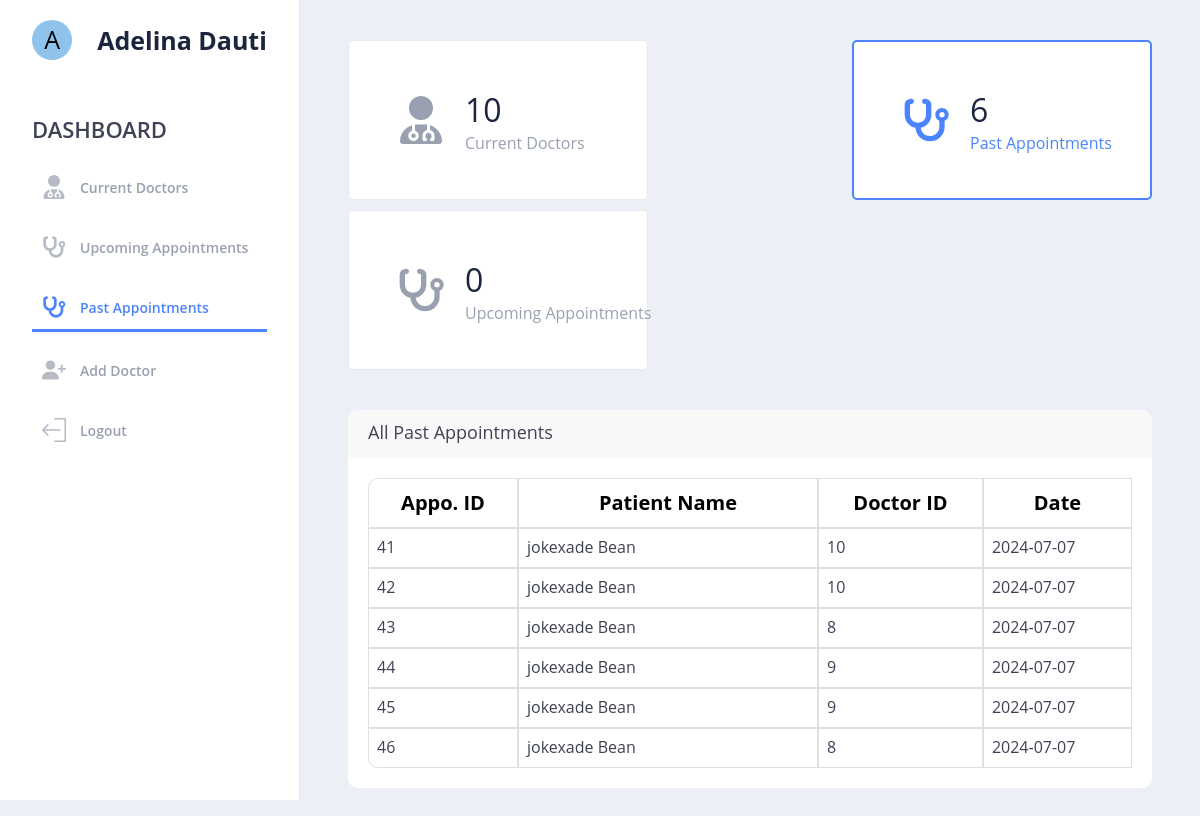
Screenshot of /admin/pastappointments.php (signed in) with the database file from the repository.
### tables this page shows
CREATE TABLE IF NOT EXISTS `appointments` (
  `appointment_id` int NOT NULL AUTO_INCREMENT,
  `user_id` int NOT NULL,
  `doctor_id` int NOT NULL,
  `patient_name` varchar(255) NOT NULL,
  `appointment_date` date NOT NULL,
  `created_at` timestamp NOT NULL DEFAULT CURRENT_TIMESTAMP,
  PRIMARY KEY (`appointment_id`),
  KEY `doctor_id` (`doctor_id`),
  KEY `user_id` (`user_id`)
);

### admin/pastappointments.php (the view, shortened to what this page needs)
<?php
if (isset($_SESSION["admin"])) {
?>
    <!DOCTYPE html>
    <html lang="en">
    <head>
        <link rel="stylesheet" href="https://cdnjs.cloudflare.com/ajax/libs/font-awesome/5.15.4/css/all.min.css" />
        <link rel="stylesheet" href="https://cdnjs.cloudflare.com/ajax/libs/font-awesome/4.7.0/css/font-awesome.min.css" />
        <link rel="stylesheet" href="admin_css/style.css" />
    </head>
    <body>
        <div class="dashboard">
            <header id="myLinks" class="menu-wrap">
                <div class="user">
                    <div class="user">
                        <div class="user-avatar">
                            <?php
                            if (isset($_SESSION['adminfullname'])) {
                                $first_letter = substr($_SESSION['adminfullname'], 0, 1);
                                echo strtoupper($first_letter);
                            }
                            ?>
                        </div>
                        <h1><?php if (isset($_SESSION["adminfullname"])) {
                                echo $_SESSION["adminfullname"];
                            }; ?></h1>
                    </div>
                </div>
                <nav>
                    <section class="manage">
                        <h2>Dashboard</h2>
                        <ul>
                            <li>
                                <a href="dashboard.php">
                                    Current Doctors
                                </a>
                            </li>
                            <li>
                                <a href="upcomingappointments.php">
                                    Upcoming Appointments
                                </a>
                            </li>
                            <li class="active">
                                <a href="pastappointments.php" style="color: #4b84fe;">
                                    Past Appointments
                                </a>
                            </li>
                            <li>
                                <a href="crud/add_doctor.php">
                                    Add Doctor
                                </a>
                            </li>
                            <li>
                                <?php if (isset($_SESSION["admin"])) { ?>
                                    <a class="btn" href="../validate/logout.php">
                                        Logout</a>
                                <?php } ?>
                            </li>
                        </ul>
                    </section>
                </nav>
            </header>
            <main class="content-wrap">
                <div class="content">
                    <?php
                    require_once "../validate/connect.php";
                    $sql = "SELECT COUNT(doctor_id) AS doctor_count FROM doctors";
                    $result = mysqli_query($connect, $sql);
                    $row = mysqli_fetch_assoc($result);
                    $currentDate = date("Y-m-d");
                    $sqlAppointments = "SELECT COUNT(appointment_id) AS appointment_count FROM appointments WHERE appointment_date > '$currentDate'";
                    $resultAppointments = mysqli_query($connect, $sqlAppointments);
                    $rowAppointments = mysqli_fetch_assoc($resultAppointments);
                    $sqlTodayAppointments = "SELECT COUNT(appointment_id) AS past_appointment_count FROM appointments WHERE appointment_date < '$currentDate'";
                    $resultTodayAppointments = mysqli_query($connect, $sqlTodayAppointments);
                    $rowTodayAppointments = mysqli_fetch_assoc($resultTodayAppointments);
                    ?>
                    <section class="info-boxes">
                        <a style="text-decoration: none;" href="dashboard.php">
                            <div class="info-box">
                                <div class="box-icon">
                                </div>
                                <div class="box-content">
                                    <span class="big"><?php echo $row["doctor_count"]; ?></span>
                                    Current Doctors
                                </div>
                            </div>
                        </a>
                        <a style="text-decoration: none;" href="#today-controls">
                            <div class="info-box active">
                                <div class="box-icon">
                                </div>
                                <div class="box-content">
                                    <span class="big"><?php echo $rowTodayAppointments["past_appointment_count"]; ?></span>
                                    Past Appointments
                                </div>
                            </div>
                        </a>
                        <a style="text-decoration: none;" href="#upcoming-controls">
                            <div class="info-box">
                                <div class="box-icon">
                                </div>
                                <div class="box-content">
                                    <span class="big"><?php echo $rowAppointments["appointment_count"]; ?></span>
                                    Upcoming Appointments
                                </div>
                            </div>
                        </a>
                    </section>
                    <section class="doctors-info" style="padding: 0 0 40px 0">
                        <div class="table-doctors">
                            <h4>All Past Appointments</h4>
                            <table cellspacing="0" class="table table-bordered">
                                <thead>
                                    <tr>
                                        <th class="column-appointmentId">Appo. ID</th>
                                        <th class="column-pacientName">Patient Name</th>
                                        <th class="column-doctorID">Doctor ID</th>
                                        <th class="column-appointmentDate">Date</th>
                                    </tr>
                                </thead>
                                <tbody>
                                    <?php
                                    require_once "../validate/connect.php";
                                    $currentTodayDate = date("Y-m-d");
                                    $sqlTodayControls = "SELECT * FROM appointments WHERE appointment_date < '$currentTodayDate' ORDER BY appointment_date DESC";
                                    $resultTodayControls = mysqli_query($connect, $sqlTodayControls);
                                    if (mysqli_num_rows($resultTodayControls) > 0) {
                                        while ($rowTodayControls = mysqli_fetch_assoc($resultTodayControls)) {
                                            echo '<tr>
                                    <td class="column-tdAppointmentId">' . $rowTodayControls["appointment_id"] . '</td>
                                    <td class="column-tdPacName">' . $rowTodayControls["patient_name"] . '</td>
                                    <td class="column-tdDocId">' . $rowTodayControls["doctor_id"] . '</td>
                                    <td class="column-tdDate">' . $rowTodayControls["appointment_date"] . '</td>
                                    </tr>';
                                        }
                                    } else {
                                        echo '<tr style="text-align: center;"><td colspan="5" class="text-center">No result found</td></tr>';
                                    }
                                    ?>
                                </tbody>
                            </table>
                        </div>
                    </section>
                </div>
            </main>
        </div>
    </body>
    </html>
<?php
} else if (isset($_SESSION["doctor"])) {
    header("Location: ../doctor/index.php");
} else if (isset($_SESSION["user"])) {
    header("Location: ../index.php");
} else {
    header("Location: ../index.php");
}
?>

### admin/admin_css/style.css (style rules this page uses)
* { box-sizing: border-box; }
html, body { color: #99a0b0; width: 100%; min-height: 100%; background-color: #EDEFF7; font-size: 16px; line-height: 120%; font-family: Open Sans, Helvetica, sans-serif; margin: 0; padding: 0; scroll-behavior: smooth; }
a:link, a:visited { color: #99a0b0; text-decoration: none; }
.dashboard { display: flex; width: 100%; height: 100%; }
.menu-wrap { width: 300px; padding-bottom: 3em; background: #fff; border-right: 1px solid #ede8f0; height: 100vh; overflow-y: auto; position: fixed; }
.menu-wrap .user { height: 80px; display: flex; align-items: center; justify-content: center; margin: 0; }
.active { border-bottom: 3px solid #4b84fe; }
.menu-wrap .user .user-avatar { width: 40px; height: 40px; border-radius: 50%; display: flex; overflow: hidden; justify-content: center; align-items: center; font-size: 25px; color: black; background-color: rgb(143, 195, 235); }
.menu-wrap .user h1 { margin: 0; padding: 0 0 0 1em; color: #1b253d; font-weight: 700; font-size: 25px; line-height: 100%; }
.menu-wrap nav { display: block; padding: 0 2em; }
.menu-wrap nav section { display: block; padding: 40px 0; }
.menu-wrap nav h2 { margin: auto; font-size: 22px; text-transform: uppercase; color: #3F4254; font-weight: 600; padding-bottom: 10px; }
.menu-wrap nav ul { display: block; padding: 0; margin: 0; }
.menu-wrap nav li { display: block; padding: 0; margin: 1em 0 0; padding: 10px; }
.menu-wrap nav li a { display: flex; align-items: center; justify-content: flex-start; color: #99a0b0; text-decoration: none; font-weight: 600; font-size: 0.875em; transition: color 0.15s ease; }
.menu-wrap nav li a svg { display: block; margin-right: 1em; }
.content-wrap .info-boxes .info-box.active { border: 2px solid #4b84fe; color: #4b84fe; }
.content-wrap { flex: 1; padding: 0 48px 48px 48px; overflow: auto; margin-left: 300px; }
.content-wrap .info-boxes { padding: 40px 0; display: flex; flex-wrap: wrap; justify-content: space-between; gap: 10px; }
.content-wrap .info-boxes .info-box { background: #fff; height: 160px; width: 350px; display: flex; align-items: center; justify-content: flex-start; padding: 0 3em; border: 1px solid #ede8f0; border-radius: 5px; }
.content-wrap .info-boxes .info-box .box-icon svg { display: block; width: 48px; height: 48px; }
.content-wrap .info-boxes .info-box .box-content { padding-left: 1.25em; white-space: nowrap; }
.content-wrap .info-boxes .info-box .box-content .big { display: block; font-size: 2em; line-height: 150%; color: #1b253d; }
.doctors-info { padding: 0; display: flex; flex-wrap: wrap; justify-content: space-between; gap: 2em; }
.table-doctors { width: 100%; background-color: #F8F8F8; border-radius: 10px; }
.table-doctors h4 { padding: 8px 15px; font-size: 18px; font-weight: 500; height: 38px; margin: 5px; color: #3F4254; }
.doctors-info .table-doctors table { width: 100%; background-color: #ffffff; padding: 20px; border-radius: 0 0 10px 10px; }
.doctors-info .table-doctors table thead td, .doctors-info .table-doctors table thead th { border-bottom-width: 1px; }
tbody, td, tfoot, th, thead, tr { border: 1px solid #E0E0E0; }
.doctors-info .table-doctors table thead th { padding: 8px; height: 50px; color: black; font-size: 20px; }
.doctors-info .table-doctors table tbody td { font-size: 16px; color: #3F4254; padding: 8px; height: 40px; }
.doctors-info .table-doctors table thead .column-pacientName { width: 300px !important; }
.doctors-info .table-doctors table thead .column-appointmentId { border-radius: 10px 0 0 0; }
.doctors-info .table-doctors table tbody tr:last-child .column-tdAppointmentId { border-radius: 0 0 0 10px; }
.doctors-info .table-doctors table thead .column-appointmentId { width: 150px; }
@media (max-width: 1470px) { .content-wrap .info-boxes .info-box { height: 160px; width: 300px; } }

### rows the page displays
appointments: appointment_id "41", patient_name "jokexade Bean", doctor "10", appointment_date "2024-07-07"
appointments: appointment_id "42", patient_name "jokexade Bean", doctor "10", appointment_date "2024-07-07"
appointments: appointment_id "43", patient_name "jokexade Bean", doctor "8", appointment_date "2024-07-07"
appointments: appointment_id "44", patient_name "jokexade Bean", doctor "9", appointment_date "2024-07-07"
appointments: appointment_id "45", patient_name "jokexade Bean", doctor "9", appointment_date "2024-07-07"
appointments: appointment_id "46", patient_name "jokexade Bean", doctor "8", appointment_date "2024-07-07"

### other values shown
$first_letter "A"
$_SESSION["adminfullname"] "Adelina Dauti"
$row["doctor_count"] "10"
$rowTodayAppointments["past_appointment_count"] "6"
$rowAppointments["appointment_count"] "0"
